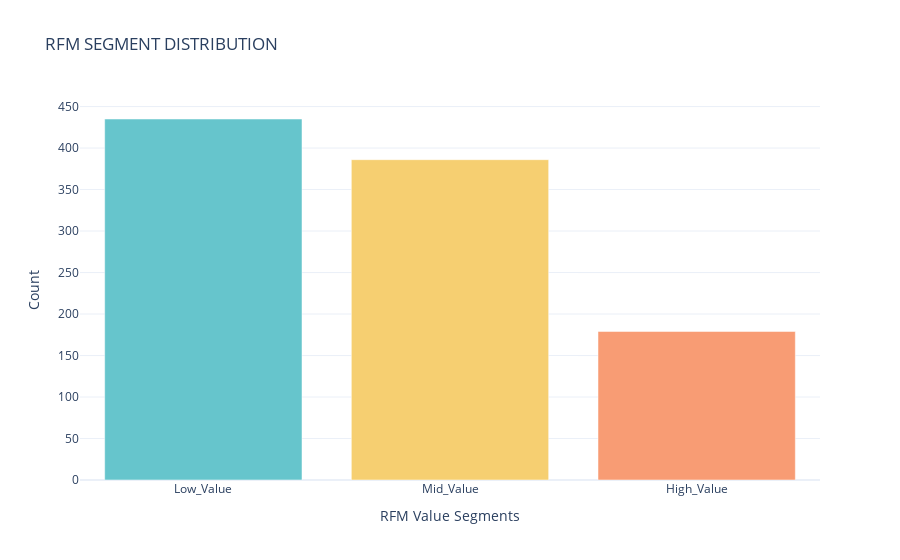

Here is the notebook cell this chart was saved with:
### Markdown cell above
RFM SEGMENT DISTRIBUTION

### Code cell
pastel_colors = px.colors.qualitative.Pastel

#creating a barchart
fig_seg_dist = px.bar(rfm_df, x = 'RFMSegments', y = 'Count', 
                      color='RFMSegments', color_discrete_sequence = pastel_colors,
                      title = 'RFM SEGMENT DISTRIBUTION')

#update layout
fig_seg_dist.update_layout(xaxis_title = 'RFM Value Segments',
                           showlegend = False)

fig_seg_dist.show()

### Figure 1 — Plotly figure (JSON) as saved in the notebook; plotly's stock layout.template omitted (floating-point values rounded to 4 significant figures)
{"data": [{"alignmentgroup": "True", "hovertemplate": "RFMSegments=%{x}<br>Count=%{y}<extra></extra>", "legendgroup": "Low_Value", "marker": {"color": "rgb(102, 197, 204)", "pattern": {"shape": ""}}, "name": "Low_Value", "offsetgroup": "Low_Value", "orientation": "v", "showlegend": true, "textposition": "auto", "type": "bar", "x": ["Low_Value"], "xaxis": "x", "y": [435], "yaxis": "y"}, {"alignmentgroup": "True", "hovertemplate": "RFMSegments=%{x}<br>Count=%{y}<extra></extra>", "legendgroup": "Mid_Value", "marker": {"color": "rgb(246, 207, 113)", "pattern": {"shape": ""}}, "name": "Mid_Value", "offsetgroup": "Mid_Value", "orientation": "v", "showlegend": true, "textposition": "auto", "type": "bar", "x": ["Mid_Value"], "xaxis": "x", "y": [386], "yaxis": "y"}, {"alignmentgroup": "True", "hovertemplate": "RFMSegments=%{x}<br>Count=%{y}<extra></extra>", "legendgroup": "High_Value", "marker": {"color": "rgb(248, 156, 116)", "pattern": {"shape": ""}}, "name": "High_Value", "offsetgroup": "High_Value", "orientation": "v", "showlegend": true, "textposition": "auto", "type": "bar", "x": ["High_Value"], "xaxis": "x", "y": [179], "yaxis": "y"}], "layout": {"autosize": true, "barmode": "relative", "legend": {"title": {"text": "RFMSegments"}, "tracegroupgap": 0}, "showlegend": false, "title": {"text": "RFM SEGMENT DISTRIBUTION"}, "xaxis": {"anchor": "y", "autorange": true, "categoryarray": ["Low_Value", "Mid_Value", "High_Value"], "categoryorder": "array", "domain": [0, 1], "range": [-0.5, 2.5], "title": {"text": "RFM Value Segments"}, "type": "category"}, "yaxis": {"anchor": "x", "autorange": true, "domain": [0, 1], "range": [0, 457.9], "title": {"text": "Count"}, "type": "linear"}}}
